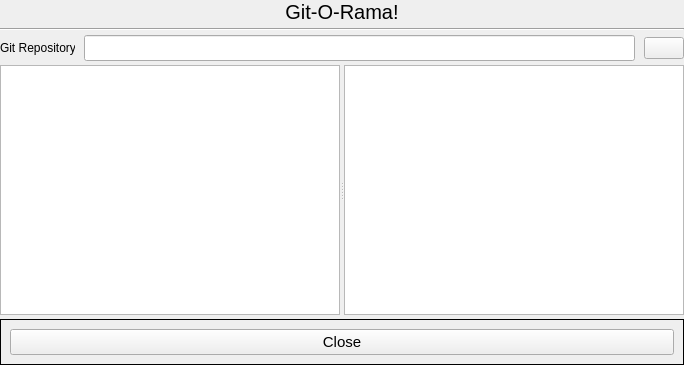
<?xml version="1.0" encoding="UTF-8"?>
<ui version="4.0">
 <class>gitorama</class>
 <widget class="QWidget" name="gitorama">
  <property name="geometry">
   <rect>
    <x>0</x>
    <y>0</y>
    <width>684</width>
    <height>365</height>
   </rect>
  </property>
  <property name="windowTitle">
   <string>Form</string>
  </property>
  <layout class="QVBoxLayout" name="verticalLayout">
   <property name="spacing">
    <number>4</number>
   </property>
   <property name="margin">
    <number>0</number>
   </property>
   <item>
    <widget class="QLabel" name="titleLabel">
     <property name="sizePolicy">
      <sizepolicy hsizetype="Preferred" vsizetype="Fixed">
       <horstretch>0</horstretch>
       <verstretch>0</verstretch>
      </sizepolicy>
     </property>
     <property name="font">
      <font>
       <pointsize>15</pointsize>
      </font>
     </property>
     <property name="text">
      <string>Git-O-Rama!</string>
     </property>
     <property name="textFormat">
      <enum>Qt::RichText</enum>
     </property>
     <property name="alignment">
      <set>Qt::AlignCenter</set>
     </property>
    </widget>
   </item>
   <item>
    <widget class="Line" name="line">
     <property name="orientation">
      <enum>Qt::Horizontal</enum>
     </property>
    </widget>
   </item>
   <item>
    <widget class="QFrame" name="frame_2">
     <property name="sizePolicy">
      <sizepolicy hsizetype="Preferred" vsizetype="Fixed">
       <horstretch>0</horstretch>
       <verstretch>0</verstretch>
      </sizepolicy>
     </property>
     <property name="frameShape">
      <enum>QFrame::NoFrame</enum>
     </property>
     <property name="frameShadow">
      <enum>QFrame::Plain</enum>
     </property>
     <layout class="QHBoxLayout" name="horizontalLayout">
      <property name="spacing">
       <number>9</number>
      </property>
      <property name="margin">
       <number>0</number>
      </property>
      <item>
       <widget class="QLabel" name="label">
        <property name="sizePolicy">
         <sizepolicy hsizetype="Fixed" vsizetype="Fixed">
          <horstretch>0</horstretch>
          <verstretch>0</verstretch>
         </sizepolicy>
        </property>
        <property name="minimumSize">
         <size>
          <width>75</width>
          <height>0</height>
         </size>
        </property>
        <property name="maximumSize">
         <size>
          <width>75</width>
          <height>16777215</height>
         </size>
        </property>
        <property name="text">
         <string>Git Repository</string>
        </property>
       </widget>
      </item>
      <item>
       <widget class="QLineEdit" name="pathLineEdit">
        <property name="sizePolicy">
         <sizepolicy hsizetype="MinimumExpanding" vsizetype="Fixed">
          <horstretch>0</horstretch>
          <verstretch>0</verstretch>
         </sizepolicy>
        </property>
        <property name="font">
         <font>
          <pointsize>11</pointsize>
         </font>
        </property>
       </widget>
      </item>
      <item>
       <widget class="QPushButton" name="browserButton">
        <property name="text">
         <string/>
        </property>
        <property name="iconSize">
         <size>
          <width>16</width>
          <height>16</height>
         </size>
        </property>
       </widget>
      </item>
     </layout>
    </widget>
   </item>
   <item>
    <widget class="QSplitter" name="splitter">
     <property name="orientation">
      <enum>Qt::Horizontal</enum>
     </property>
     <widget class="QTreeView" name="commitTree">
      <property name="sizePolicy">
       <sizepolicy hsizetype="Expanding" vsizetype="Expanding">
        <horstretch>0</horstretch>
        <verstretch>0</verstretch>
       </sizepolicy>
      </property>
      <property name="minimumSize">
       <size>
        <width>0</width>
        <height>0</height>
       </size>
      </property>
      <property name="rootIsDecorated">
       <bool>true</bool>
      </property>
     </widget>
     <widget class="QTextEdit" name="infoEdit"/>
    </widget>
   </item>
   <item>
    <widget class="QFrame" name="frame">
     <property name="sizePolicy">
      <sizepolicy hsizetype="Preferred" vsizetype="Fixed">
       <horstretch>0</horstretch>
       <verstretch>0</verstretch>
      </sizepolicy>
     </property>
     <property name="frameShape">
      <enum>QFrame::Box</enum>
     </property>
     <property name="frameShadow">
      <enum>QFrame::Plain</enum>
     </property>
     <layout class="QGridLayout" name="gridLayout">
      <item row="0" column="0">
       <widget class="QPushButton" name="cancelButton">
        <property name="font">
         <font>
          <pointsize>11</pointsize>
         </font>
        </property>
        <property name="text">
         <string>Close</string>
        </property>
       </widget>
      </item>
     </layout>
    </widget>
   </item>
  </layout>
 </widget>
 <resources/>
 <connections/>
</ui>
